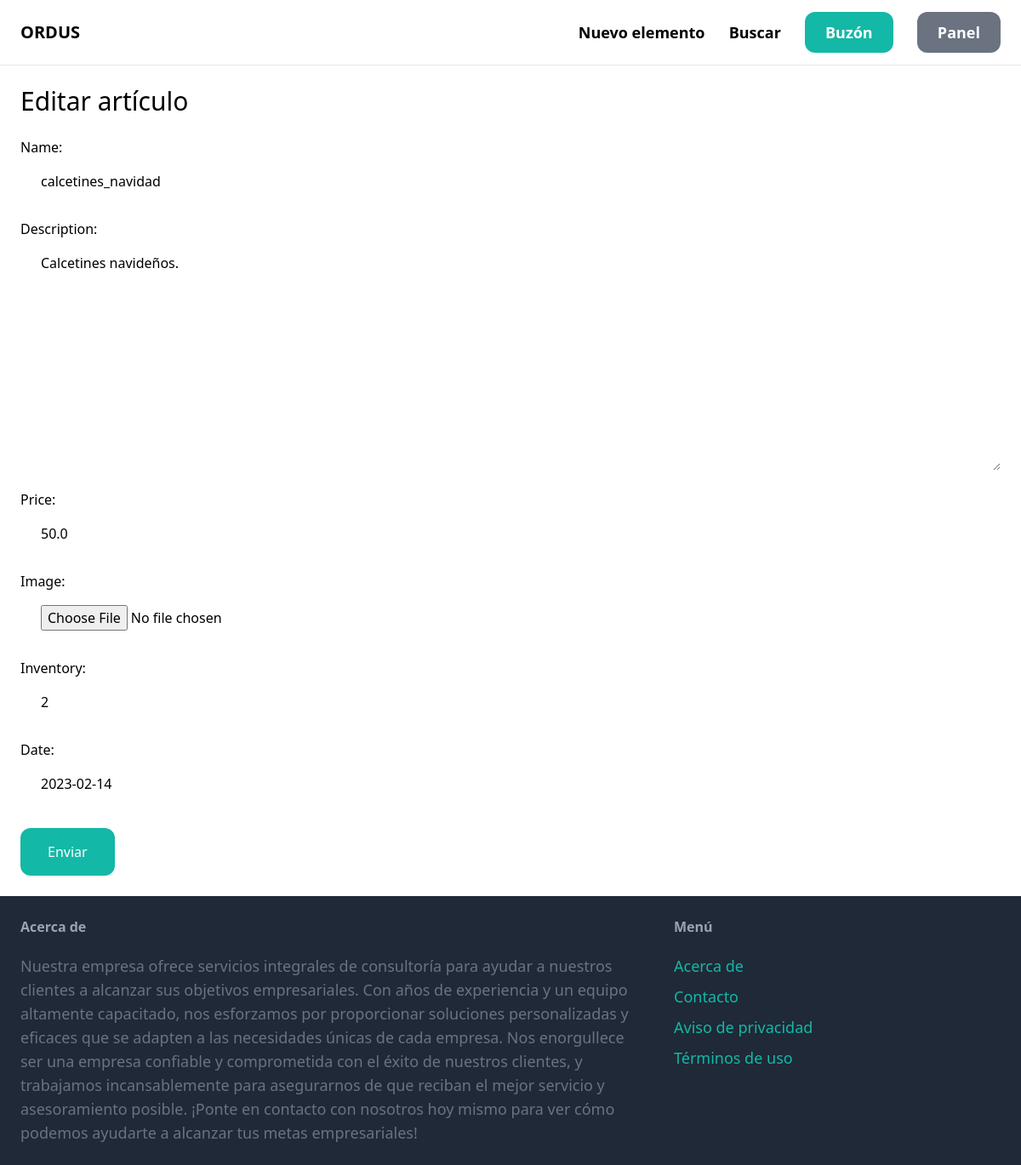
The page /items/2/edit/ (signed in) on the database its author committed.
### item/models.py (models this page shows, shortened)
class Item(models.Model):
    category = models.ForeignKey(Category, related_name='items', on_delete=models.CASCADE)
    name = models.CharField(max_length=255)
    description = models.TextField(blank=True, null=True)
    price = models.FloatField()
    image = models.ImageField(upload_to='item_images', blank=True, null=True)
    inventory = models.IntegerField()
    added = models.ForeignKey(User, related_name='items', on_delete=models.CASCADE)
    date = models.DateField()

### item/views.py (the view)
# urls.py: path('<int:pk>/edit/', views.edit, name='edit'),
@login_required
def edit(request, pk):
    item = get_object_or_404(Item, pk=pk, added=request.user)
    if request.method == 'POST':
        form = EditItemForm(request.POST, request.FILES, instance=item)
        if form.is_valid():
            form.save()
            return redirect('item:detail', pk=item.id)
    else:
        form = EditItemForm(instance=item)
    return render(request, 'item/form.html', {
        'form': form,
        'title': 'Editar artículo',
    })

### item/forms.py
class EditItemForm(forms.ModelForm):
    class Meta:
        model=Item
        fields=('name', 'description', 'price', 'image', 'inventory', 'date',)
        widgets = {
            'name': forms.TextInput(attrs={
                'class': INPUT_CLASES,
            }),
            'description': forms.Textarea(attrs={
                'class': INPUT_CLASES,
            }),
            'price': forms.TextInput(attrs={
                'class': INPUT_CLASES,
            }),
            'image': forms.FileInput(attrs={
                'class': INPUT_CLASES,
            }),
            'inventory': forms.TextInput(attrs={
                'class': INPUT_CLASES,
            }),
            'date': forms.DateInput(attrs={
                'class': INPUT_CLASES,
            }),
        }

### item/templates/item/form.html (shortened to what this page needs)
{% extends 'core/base.html' %}
{% block content %}
<h1 class="mb-6 text-3xl">{{ title }}</h1>
<form method="post" action="." enctype="multipart/form-data">
    <div class="space-y-4">
        {{ form.as_p }}
    </div>
    <button class='mt-6 py-4 px-8 test-lg bg-teal-500 hover:bg-teal-700 rounded-xl text-white'>Enviar</button>
</form>
{% endblock %}

### rows shown on the page
Item: name "calcetines_navidad", description "Calcetines navideños.", price "50.0", inventory "2", date "2023-02-14"

### other values the page prints
{{ title }} "Editar artículo"
